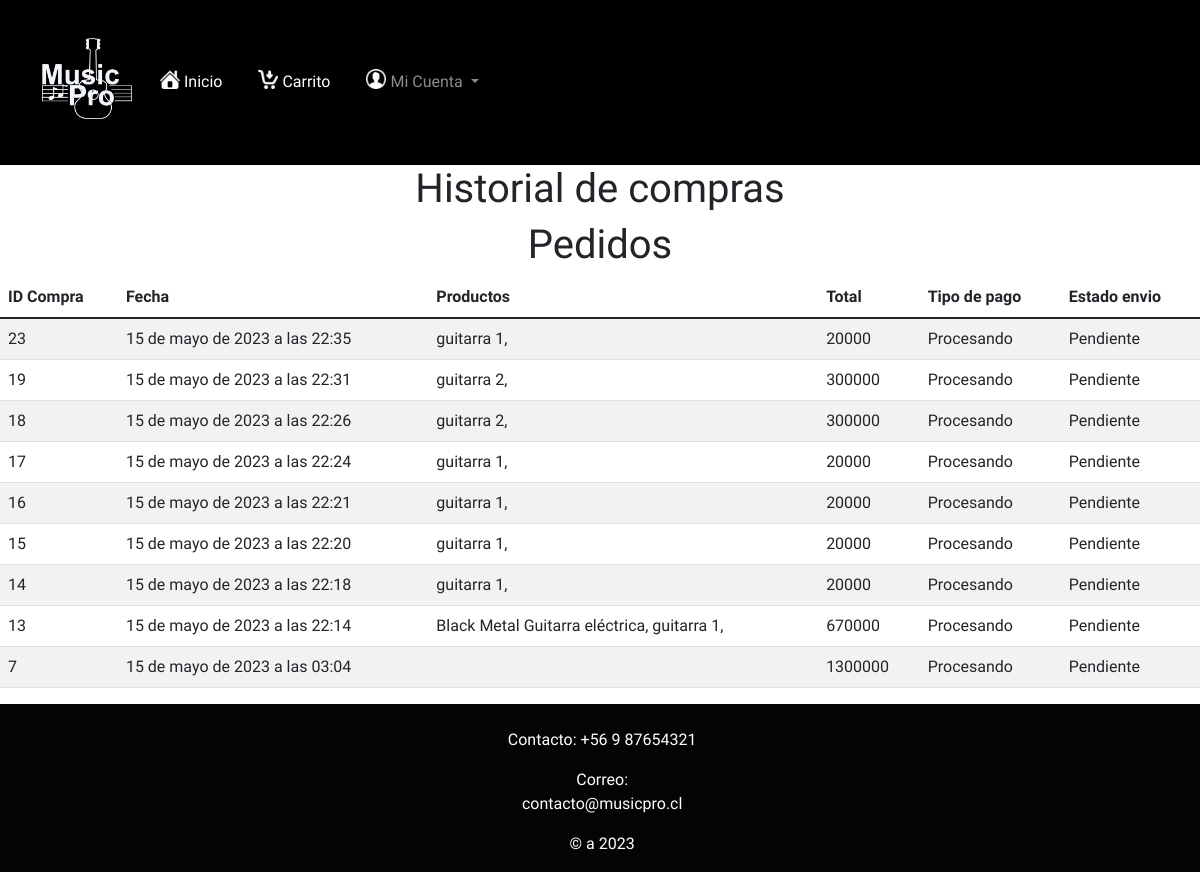
Before: /historial (signed in) with the older database file.
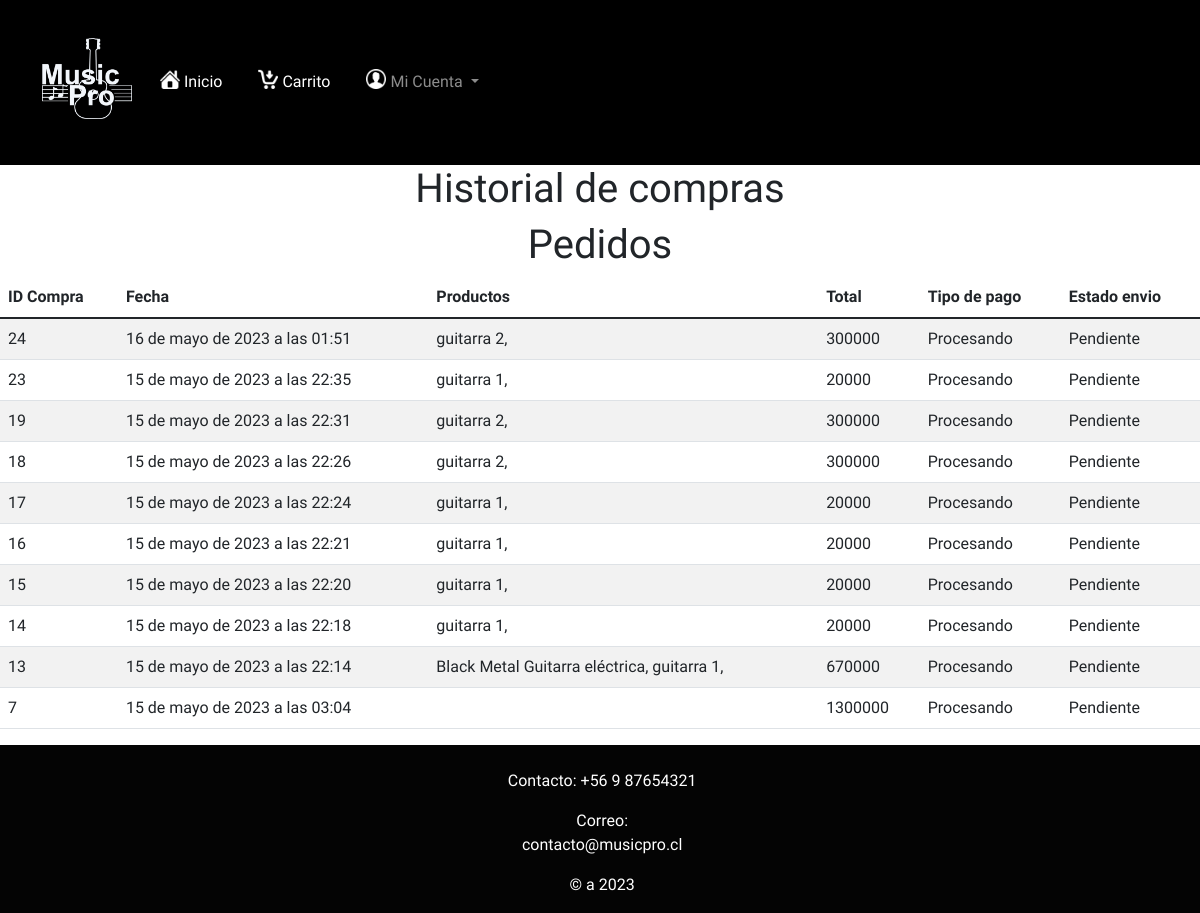
After: the same page with the newer database file.
### core/models.py (models this page shows, shortened)
class Historial(models.Model):
    fecha = models.DateTimeField(auto_now_add=True)
    total = models.IntegerField(default=0)
    estadoPago = models.BooleanField(default=False)
    estadoEnvio = models.BooleanField(default=False)
    OPCION_1 = 'Transferencia'
    OPCION_2 = 'Transbank'
    OPCIONES_TIPO_PAGO = [
        (True, OPCION_1),
        (False, OPCION_2),
    ]
    tipoPago = models.BooleanField(choices=OPCIONES_TIPO_PAGO, default=False)
    TIPO_1 = 'Logueado'
    TIPO_2 = 'Invitado'
    OPCIONES_TIPO_USUARIO = [
        (True, TIPO_1),
        (False, TIPO_2),
    ]
    tipoUsuario = models.BooleanField(choices=OPCIONES_TIPO_USUARIO, null=False,  default=False)
    email = models.EmailField(null=False, default='')

class Producto(models.Model):
    nombre = models.CharField(max_length=40)
    precio = models.IntegerField(default=0)
    stock = models.IntegerField(default=0)
    imagen =models.ImageField(upload_to='media/')
    descripcion = models.CharField(max_length=500, default='')
    idTipoProducto = models.ForeignKey(TipoProducto, on_delete=models.SET_NULL, null=True)

### core/views.py (the view)
# urls.py: path('historial', historial, name="historial"),
def historial(request):
    contexto = {
        'compras' : Historial.objects.filter(email = request.session['email']).order_by('-fecha'),
        'detalle' : DetalleCompra.objects.all(),
        'producto' : Producto.objects.all()
    }
    return render(request, 'core/historial.html', contexto)

### core/context_processor.py (called while the page is built)
def total_carrito(request):
    total = 0
    if 'carrito' in request.session:
        for key, value in request.session["carrito"].items():
            total += int(value["acumulado"])
    return {"total_carrito":total}

### core/templates/core/historial.html (shortened to what this page needs)
{% extends "core/layout.html" %}
{% load static %}
{% block head %}
<link rel="stylesheet" href="{% static 'core/css/pago.css' %}">
{% endblock %}
{% block content %}
<h1>Historial de compras</h1>
<table class="table table-striped">
    <thead>
        <h1>Pedidos</h1>
        <tr>
            <th>ID Compra</th>
            <th>Fecha</th>
            <th>Productos</th>
            <th>Total</th>
            <th>Tipo de pago</th>
            <th>Estado envio</th>
        </tr>
    </thead>
    <tbody>
        {% for compra in compras %}
        <tr>
            <td>{{ compra.id }}</td>
            <td>{{ compra.fecha }}</td>
            <td>
                {% for d in detalle %}
                {% if compra.id == d.idHistorial %}
                {% for p in producto %}
                {% if d.idProducto == p.id %}
                {{ p.nombre }},
                {% endif %}
                {% endfor %}
                {% endif %}
                {% endfor %}
            </td>
            <td>{{ compra.total }}</td>
            <td>{% if compra.estadoPago %}
                Aprobado
                {% else %}
                Procesando
                {% endif %}
            </td>
            <td>{% if compra.estadoEnvio %}
                Aprobado
                {% else %}
                Pendiente
                {% endif %}
            </td>
        </tr>
        {% empty %}
        <tr>
            <td colspan="5">No se encontraron compras.</td>
        </tr>
        {% endfor %}
    </tbody>
</table>
{% endblock %}

### core/templates/core/layout.html (shortened to what this page needs)
{% load static %}
<!DOCTYPE html>
<html lang="es">
<head>
    <link rel="stylesheet" href="{% static 'core/css/stylelayout.css' %}">
    <link href="https://cdn.jsdelivr.net/npm/bootstrap@5.1.3/dist/css/bootstrap.min.css" rel="stylesheet"
>
    {% block head %}{% endblock %}
</head>
<body class="d-flex flex-column align-items-center min-vh-100">
    <header style="min-width: 100%;">
        <nav class="navbar navbar-expand-lg navbar-dark ">
            <div class="container-fluid">
                <a href="{% url 'index' %}" ><img src="{% static 'core/img/logo_musicpro.png' %}" class="figure-img img-fluid" alt="logo" style=" width: 90px !important"></a>
                <div class="collapse navbar-collapse" id="navbarSupportedContent">
                    <ul class="navbar-nav me-auto mb-2 mb-lg-0" >
                        <li class="nav-item" >
                            <a class="nav-link active" aria-current="page" href="{% url 'index' %}"> <img src="{% static 'core/img/iconinicio.png' %}" alt="" class="figure-img img-fluid"> Inicio</a>
                        </li>
                        <li class="nav-item">
                            <a class="nav-link active" href="{% url 'carrito' %}"> <img src="{% static 'core/img/iconcarrito.png' %}" alt="" class="figure-img img-fluid"> Carrito</a>
                        </li>
                        {% if "email" in request.session %}
                        <li class="nav-item dropdown">
                            <a class="nav-link dropdown-toggle" href="#" role="button" data-bs-toggle="dropdown"
                                aria-expanded="false">
                                <img src="{% static 'core/img/iconcuenta.png' %}" alt="" class="figure-img img-fluid"> Mi Cuenta
                            </a>
                        </li>
                        {% endif %}
                    </ul>
                </div>
            </div>
        </nav>
    </header>
    {% block content %}
    {% endblock %}
    <footer class="mt-auto w-100">
        <div id="info">
            <p>Contacto: +56 9 87654321</p>
            <p>Correo: contacto@musicpro.cl</p>
            <p>© a 2023</p>
        </div>
    </footer>
</body>
</html>

### core/static/core/css/stylelayout.css (style rules this page uses)
body { background-image: url("https://i.pinimg.com/564x/20/8b/9b/208b9ba35cebefbba9f945fb69f021ce.jpg"); background-repeat: no-repeat; background-position: center center; background-size: cover; background-attachment: fixed; }
.nav-link> img { margin-left: 20px; width: 20px; }
.nav-link { display: flex; justify-content: center; align-items: center; }
* { padding: 0; margin: 0; font-family: 'Chakra Petch', sans-serif; }
header { background: black; color: rgb(255, 255, 255); display: flex; justify-content: space-between; padding: 30px; }
#logo_header>a,img { width: 80px }
body { background-color: #ffffff; background-color: #ffffff; }
footer { font-family: 'Chakra Petch', sans-serif; background: rgba(0, 0, 0, 0.986); font-size: 5px; color: white; display: flex; justify-content: center; text-align:center; padding-top: 2%; }
#info > p { margin-left: 2%; font-size: medium; }

### core/static/core/css/pago.css (style rules this page uses)
* { margin:0; padding: 0; }

Changed rows visible on the page:
added Historial: id "24", fecha "16 de mayo de 2023 a las 01:51", total "300000", estadoPago "Procesando", estadoEnvio "Pendiente", Producto (nombre "guitarra 2")
added DetalleCompra: Producto (nombre "guitarra 2")
